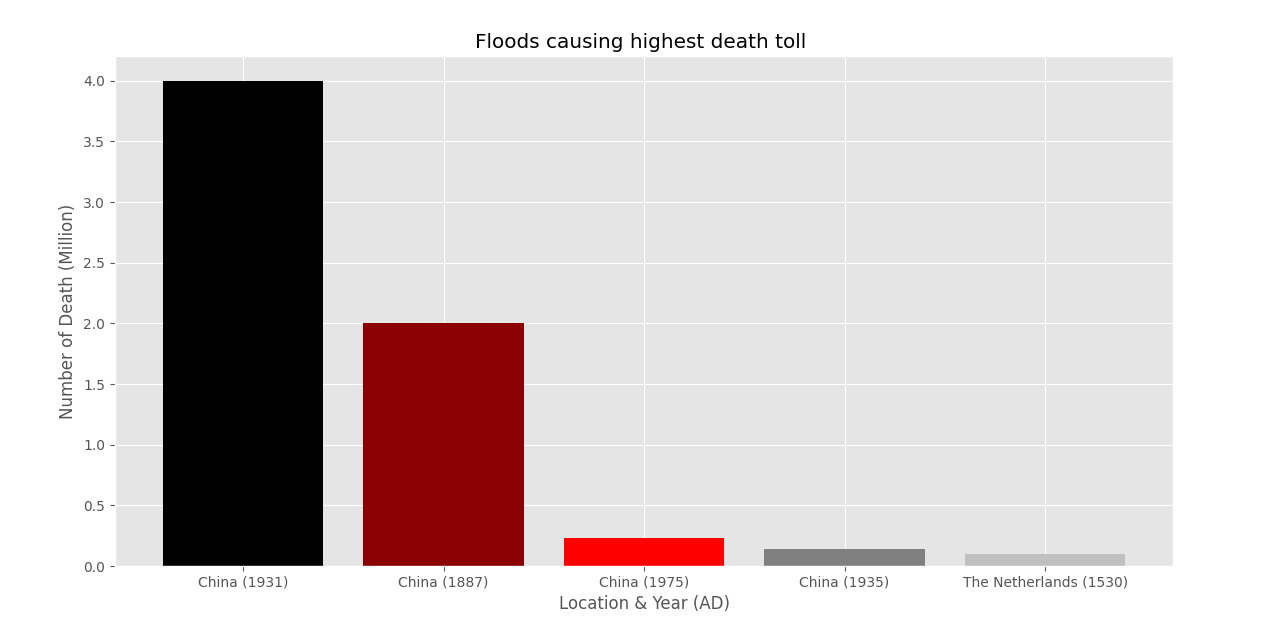

Write Python code to recreate this figure.
import matplotlib.pyplot as plt

plt.figure(figsize=(11,8))                                                                          # size of the figure
plt.style.use('ggplot')                                                                             # ggplot to be used as the style 


x = ['China (1931)', 'China (1887)', 'China (1975)', 'China (1935)', 'The Netherlands (1530)']      # taken from en.wikipedia.org
num_of_death = [ 4 , 2 , 0.23 , 0.145 , 0.1 ]                                                       # Number of death roll


"""
Colors           Meaning

black            highest number of death
silver           lowest death among top 5
"""

colors = ['black', 'darkred', 'red', 'gray', 'silver' ]  
            
x_pos = [i for i, _ in enumerate(x)]                                                                # prepares a counter to use later in a loop


plt.bar(x_pos, num_of_death, color=colors)                                                          # setting the bar-graph with colors, width and data
plt.xlabel("Location & Year (AD)")                                                                  # Location and Year on X-Axis
plt.ylabel("Number of Death (Million)")                                                             # Death Number on Y-Axis
plt.title("Floods causing highest death toll ")                                                     # Title of the plot
plt.xticks(x_pos, x)                                                                                # X-Axis range of values
plt.show()                                                                                          # displaying the plot
